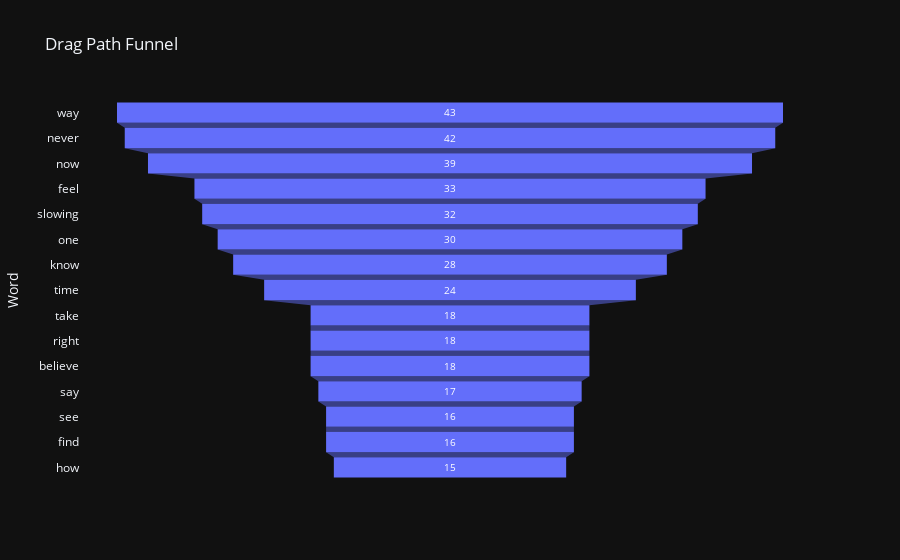

Notebook cell for this chart:
### Markdown cell above
### Drag Path Funnel Chart

### Code cell
df_counts = pd.DataFrame(counts.most_common(15), columns=['Word', 'Count'])

fig = px.funnel(df_counts, x='Count', y='Word',
                title='Drag Path Funnel',
                color_discrete_sequence=['#636EFA'])
fig.show()

### Figure 1 — Plotly figure (JSON) as saved in the notebook; plotly's stock layout.template omitted (floating-point values rounded to 4 significant figures)
{"data": [{"hovertemplate": "Count=%{x}<br>Word=%{y}<extra></extra>", "legendgroup": "", "marker": {"color": "#636EFA"}, "name": "", "orientation": "h", "showlegend": false, "x": [43, 42, 39, 33, 32, 30, 28, 24, 18, 18, 18, 17, 16, 16, 15], "xaxis": "x", "y": ["way", "never", "now", "feel", "slowing", "one", "know", "time", "take", "right", "believe", "say", "see", "find", "how"], "yaxis": "y", "type": "funnel"}], "layout": {"xaxis": {"anchor": "y", "domain": [0.0, 1.0], "title": {"text": "Count"}}, "yaxis": {"anchor": "x", "domain": [0.0, 1.0], "title": {"text": "Word"}}, "legend": {"tracegroupgap": 0}, "title": {"text": "Drag Path Funnel"}}}
